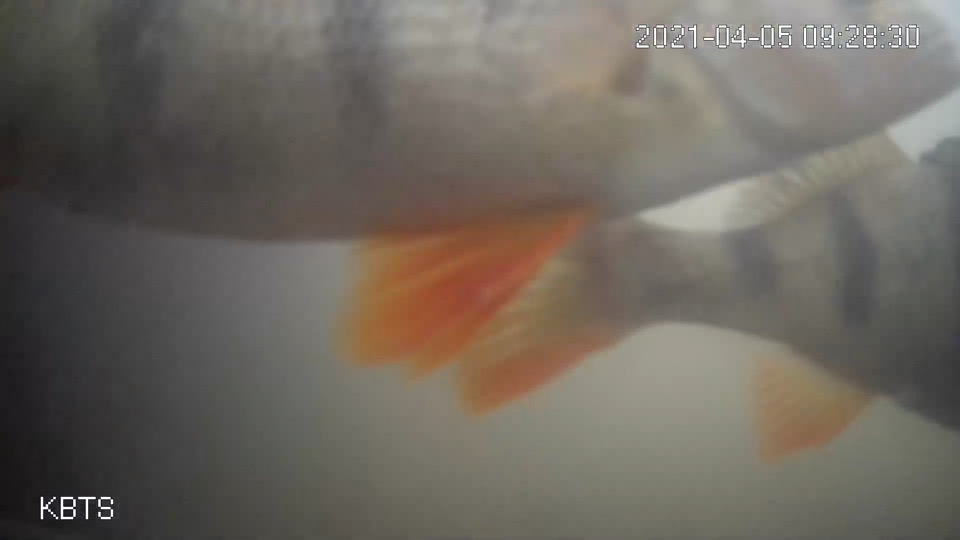
#> input picture images/1.jpeg, 960 x 540 px; its folder holds only this picture in this run
$ python doorbell.py
#> lines starting #> are read from the running program, lines starting #| are printed output that depends on the picture; after the words box and inside, x2 and y2 are one past the last pixel; in counts of white or black regions, pixels touching at a corner belong together
import cv2
import matplotlib.pyplot as plt
import numpy as np
import os


def load_image(file):
  """
    Load an image.
  """
#> called with file = 'images/1.jpeg'
  return cv2.imread(file, cv2.IMREAD_GRAYSCALE)
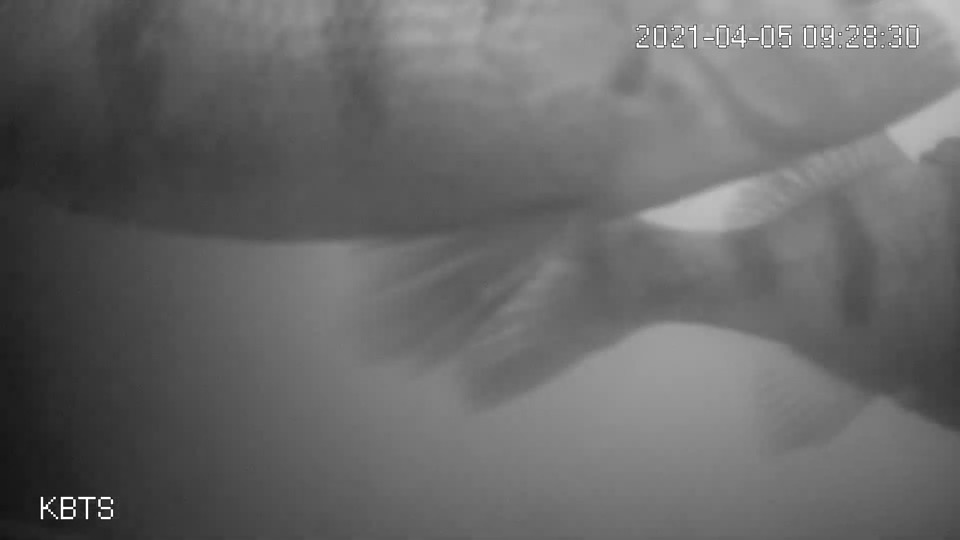
#> returned value: shape (540, 960); min 3, max 255, mean 104.1


def run_doorbell_on_images():
  """
    Run the Fish Doorbell on a set of images.
  """
  images = os.listdir(f"{os.getcwd()}/images")
  for image in images:
    run_doorbell_on_image(f"{os.getcwd()}/images/{image}")


def run_doorbell_on_image(file):
  """
    Run the Fish Doorbell on a single image.
  """
  # Load image
  image = load_image(file)

  # Perform cropping, blurring and edge detection
  cropped_image = crop_image(image)
  blurred_image = apply_blur(cropped_image)
  image_with_edges = canny_edges(blurred_image)

  # Check if image hash fish
  fish = has_fish(image_with_edges)

  # Plot image and result
  fig, axs = plt.subplots(2)
  plt.suptitle(f'Image has fish = {fish}')
  plot_image(cropped_image, axs, 0)
  plot_image(image_with_edges, axs, 1)
  plt.show()


def crop_image(image, crop_top_bottom_px = 100):
  """
    Crop 100 pixels from bottom and top to remove webcam text.
  """
#> called with crop_top_bottom_px = 100
  height, width = image.shape
#> height = 540; width = 960
  cropped_image = image[crop_top_bottom_px:height-crop_top_bottom_px][0:width]
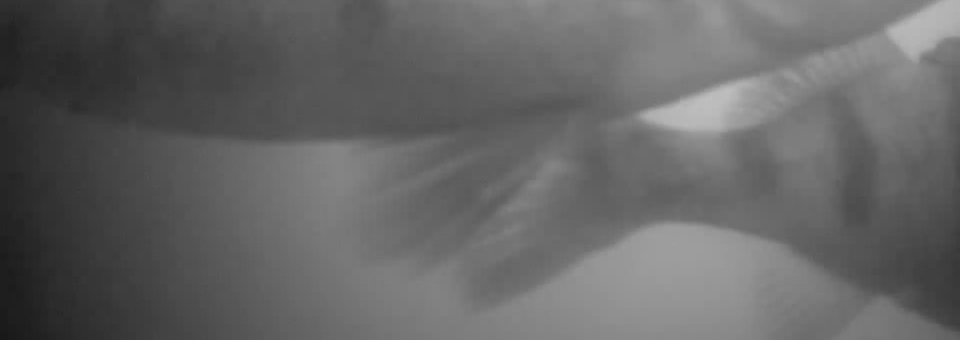
#> cropped_image: shape (340, 960); min 23, max 192, mean 100.5
  return cropped_image


def plot_image(image, axes, index, cmap = 'gray'):
  """
    Plot an image on some plt axis.
  """
  axes[index].imshow(image, cmap = cmap)
  axes[index].axis('off')


def canny_edges(image):
  """
    Perform Canny edge detection.
  """
  return cv2.Canny(image, 10, 15)
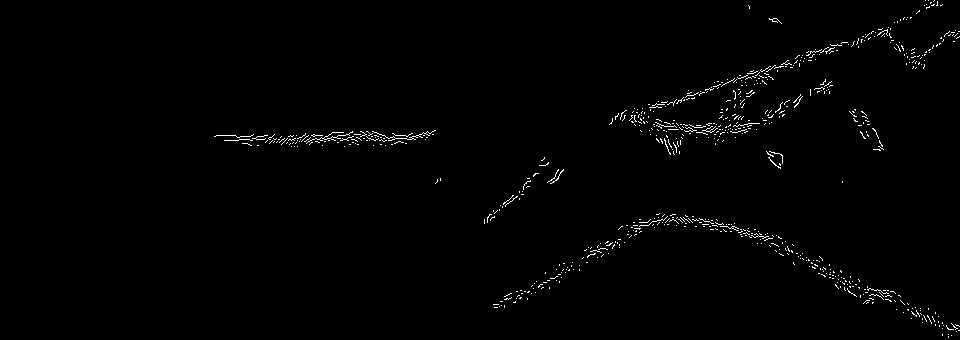
#> returned value: shape (340, 960); 0.99% white in thin lines or dots, all inside (x1, y1, x2, y2) = (214, 0, 960, 338)


def apply_blur(image):
  """
    Apply blur.
  """
  return cv2.blur(image, (15, 15))


def has_fish(image):
  """
    Check for fish.
    Simplistic but effective in many cases.
  """
  fish_like_pixels = np.count_nonzero(image)
#> fish_like_pixels = 3246
  return fish_like_pixels > 50


if __name__ == "__main__":
  run_doorbell_on_images()
#> in run_doorbell_on_image, `fish = has_fish(image_with_edges)`: fish = True
#> in run_doorbell_on_image, `plt.show()`:
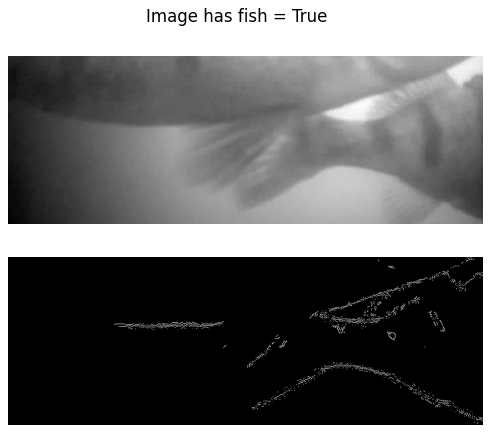
#> figure drawn by matplotlib, 2 panels

$ run again, on images/5.jpeg
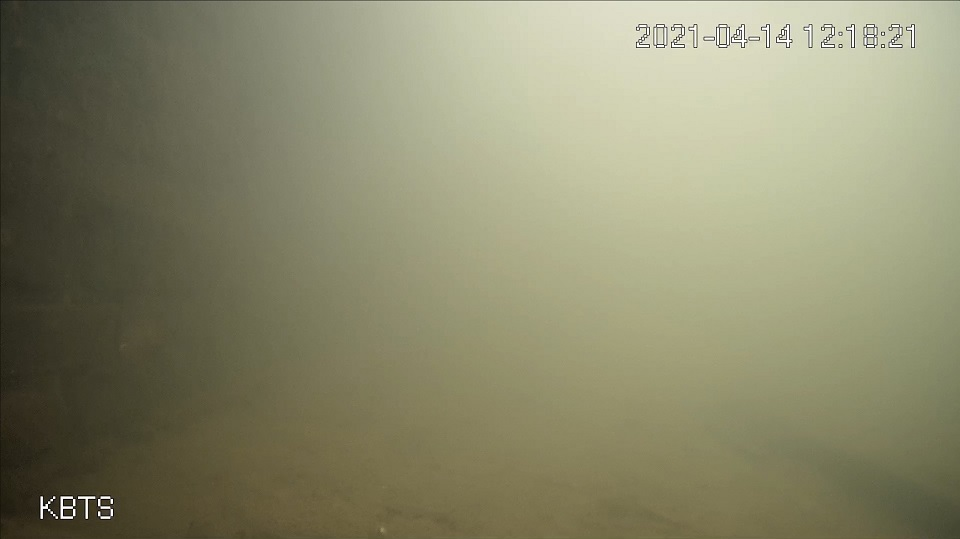
#> input picture images/5.jpeg, 960 x 539 px
#> in crop_image, `cropped_image = image[crop_top_bottom_px:height-crop_top_bottom_px][0:..`:
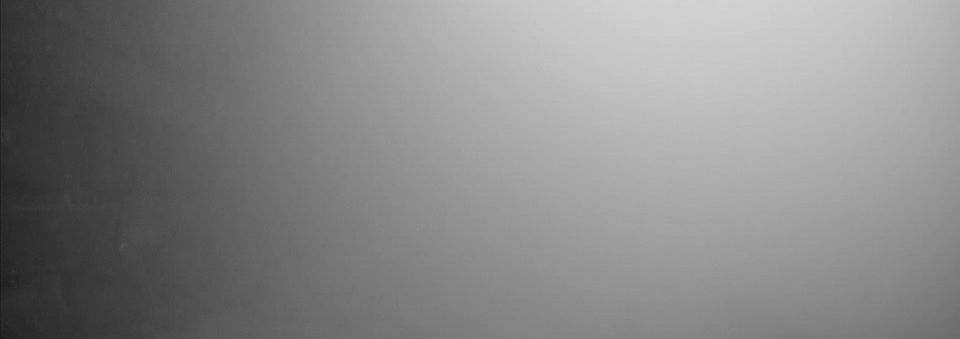
#> cropped_image: shape (339, 960); min 21, max 211, mean 135.6
#> fish_like_pixels = 0
#> fish = False
#> in run_doorbell_on_image, `plt.show()`:
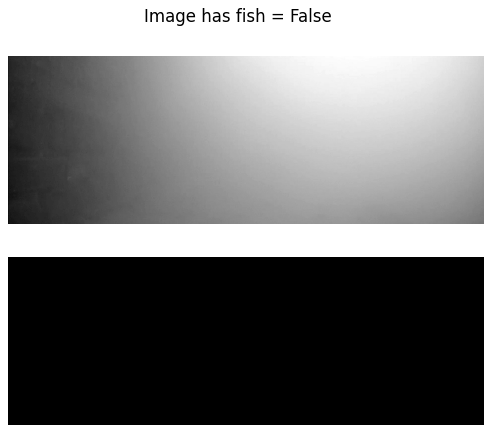
#> figure drawn by matplotlib, 2 panels

$ run again, on images/2.jpeg
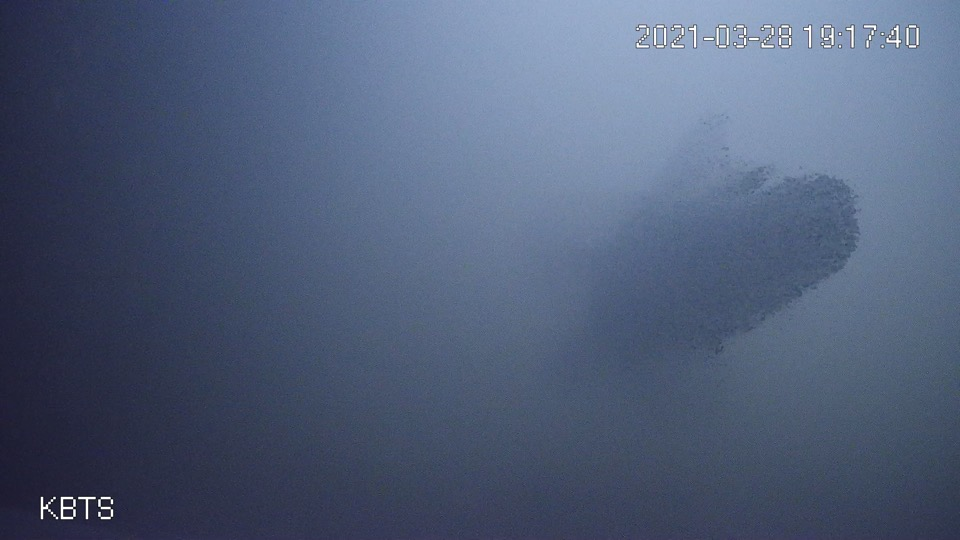
#> input picture images/2.jpeg, 960 x 540 px
#> in canny_edges, `return cv2.Canny(image, 10, 15)`:
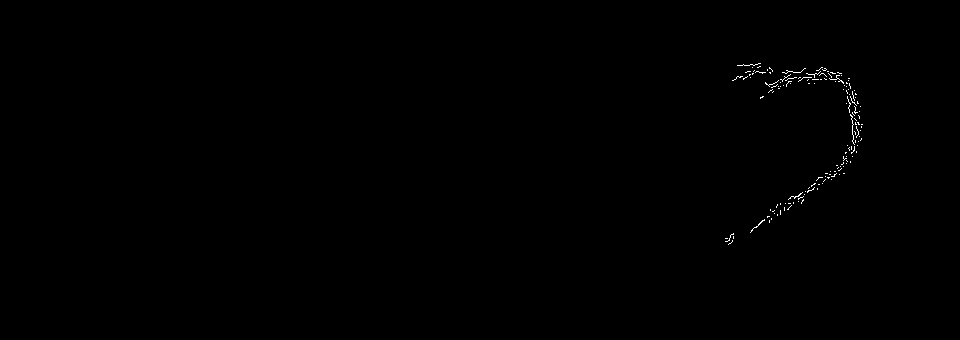
#> returned value: shape (340, 960); 0.22% white in thin lines or dots, all inside (x1, y1, x2, y2) = (725, 63, 863, 245)
#> fish_like_pixels = 722
#> fish = True
#> in run_doorbell_on_image, `plt.show()`:
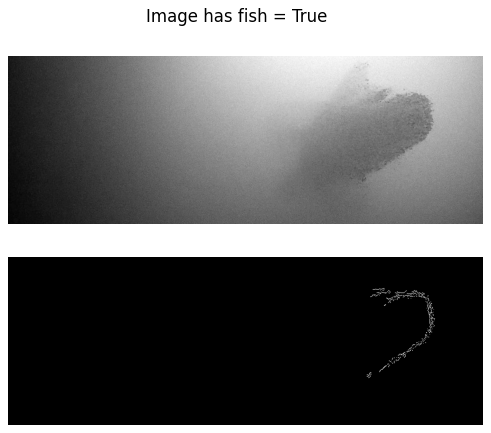
#> figure drawn by matplotlib, 2 panels

$ run again, on images/3.jpeg
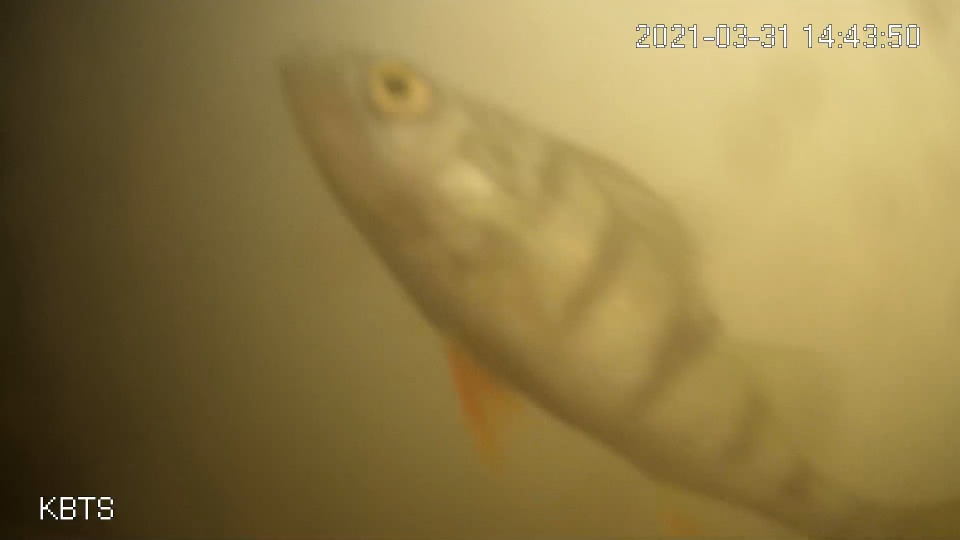
#> input picture images/3.jpeg, 960 x 540 px
#> in canny_edges, `return cv2.Canny(image, 10, 15)`:
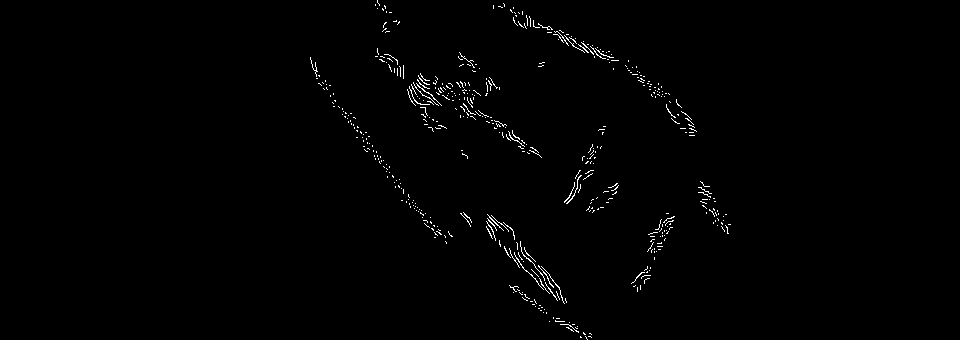
#> returned value: shape (340, 960); 0.87% white in thin lines or dots, all inside (x1, y1, x2, y2) = (310, 0, 731, 340)
#> fish_like_pixels = 2843
#> fish = True
#> in run_doorbell_on_image, `plt.show()`:
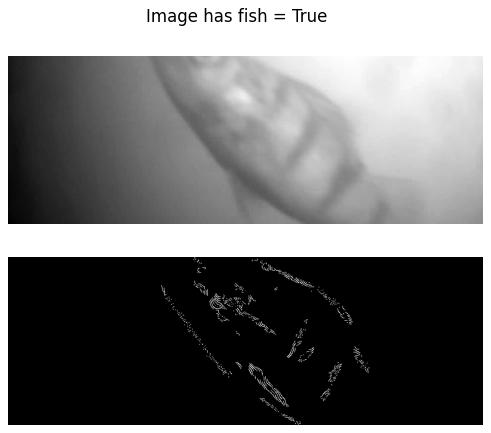
#> figure drawn by matplotlib, 2 panels
